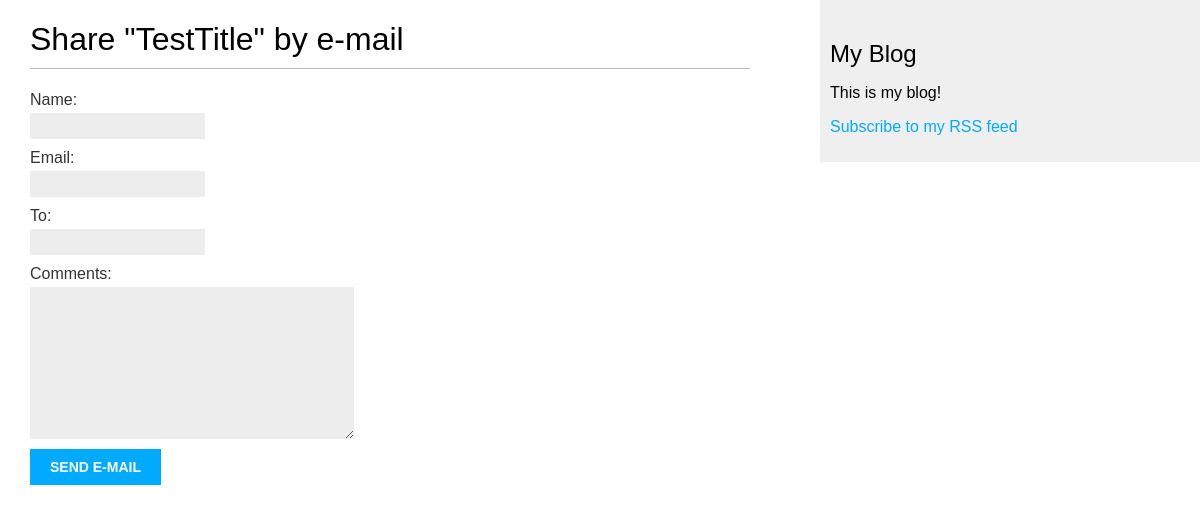
/blog/1/share/, run on an earlier commit of the app's database.
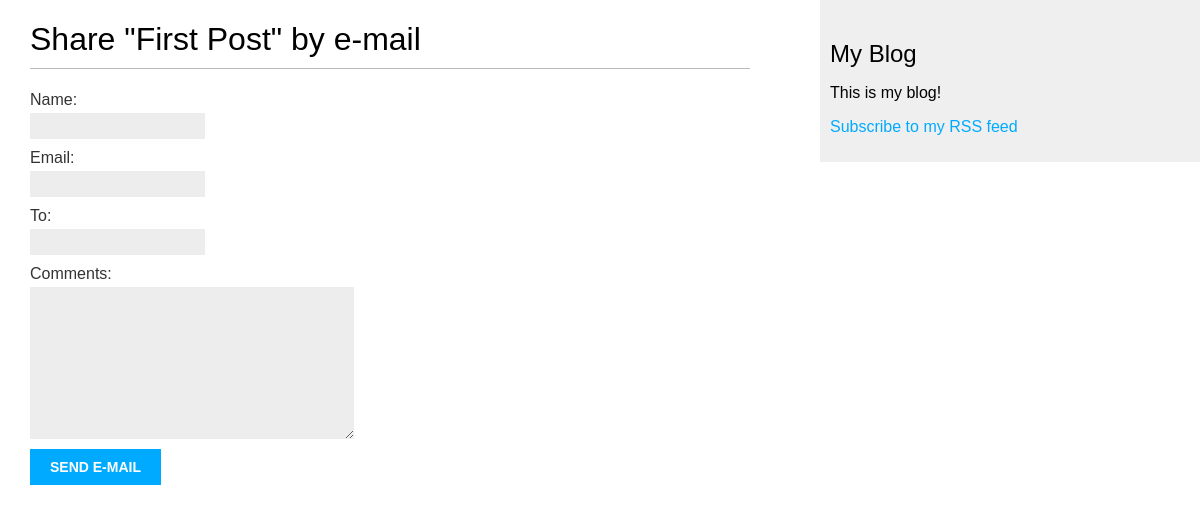
And on a later commit of the database.
### blog/models.py (models this page shows, shortened)
class Post(models.Model):
    STATUS_CHOICES = (
        ('draft', 'Draft'),
        ('published', 'Published'),
    )
    title = models.CharField(max_length=250)
    slug = models.SlugField(max_length=250, unique_for_date='publish')
    author = models.ForeignKey(User, related_name='blog_posts')
    body = models.TextField()
    publish = models.DateTimeField(default=timezone.now)
    created = models.DateTimeField(auto_now_add=True)
    updated = models.DateTimeField(auto_now=True)
    status = models.CharField(max_length=10, choices=STATUS_CHOICES, default='draft')
    objects = models.Manager() #default manager
    published = PublishedManager() #Dahl specific manager
    tags = TaggableManager()
    class Meta:
        ordering = ('-publish',)

### blog/views.py (the view)
# urls.py: url(r'^(?P<post_id>\d+)/share/$', views.post_share, name='post_share'),
def post_share(request, post_id):
    post = get_object_or_404(Post, id=post_id, status='published')
    sent = False
    if request.method == 'POST':
        form = EmailPostForm(request.POST)
        if form.is_valid():
            cd = form.cleaned_data
            post_url = request.build_absolute_uri(post.get_absolute_url())
            subject = '{} ({}) recommends you reading "{}"'.format(cd['name'], cd['email'], post.title)
            message = 'Read "{}" at {}\n\n{}\'s comments: {}'.format(post.title, post_url, cd['name'], cd['comments'])
            send_mail(subject, message, 'admin@myblog.com', [cd['to']])
            sent = True
    else:
        form = EmailPostForm()
    return render(request, 'blog/post/share.html', {'post': post,
                                                    'form': form,
                                                    'sent': sent})

### blog/forms.py
class EmailPostForm(forms.Form):
    name = forms.CharField(max_length=25) #input type as text html, and 25 length is validation
    email = forms.EmailField() #validation is done here as it is an email field
    to = forms.EmailField()
    comments = forms.CharField(required=False, widget=forms.Textarea) #we set the widget here to override the default one

### blog/templates/blog/post/share.html (shortened to what this page needs)
{% extends "blog/base.html" %}
{% block content %}
    {% if sent %}
        <h1>E-mail successfully sent</h1>
        <p>"{{ post.title }}" was successfully sent by e-mail.</p>
    {% else %}
        <h1>Share "{{ post.title }}" by e-mail</h1>
        <form action="." method="post">
            {{ form.as_p }}
            <input type="submit" value="Send e-mail">
        </form>
    {% endif %}
{% endblock %}

### blog/templates/blog/base.html (shortened to what this page needs)
<!DOCTYPE html>
{% load staticfiles %}
<html>
<head>
  <link href="{% static "css/blog.css" %}" rel="stylesheet">
</head>
<body>
  <div id="content">
    {% block content %}
    {% endblock %}
  </div>
  <div id="sidebar">
    <h2>My Blog</h2>
    <p>
      This is my blog!
    </p>
    <p><a href="{% url "blog:post_feed" %}">Subscribe to my RSS feed</a></p>
  </div>
</body>
</html>

### blog/static/css/blog.css (style rules this page uses)
body { margin:0; padding:0; font-family:helvetica, sans-serif; }
a { color:#00abff; text-decoration:none; }
h1 { font-weight:normal; border-bottom:1px solid #bbb; padding:0 0 10px 0; }
h2 { font-weight:normal; margin:30px 0 0; }
#content { float:left; width:60%; padding:0 0 0 30px; }
#sidebar { float:right; width:30%; padding:10px; background:#efefef; height:100%; }
label { float:left; clear:both; color:#333; margin-bottom:4px; }
input, textarea { clear:both; float:left; margin:0 0 10px; background:#ededed; border:0; padding:6px 10px; font-size:12px; }
input[type=submit] { font-weight:bold; background:#00abff; color:#fff; padding:10px 20px; font-size:14px; text-transform:uppercase; }

What changed in the data, as far as the page shows it:
changed Post: title "TestTitle" → "First Post"
